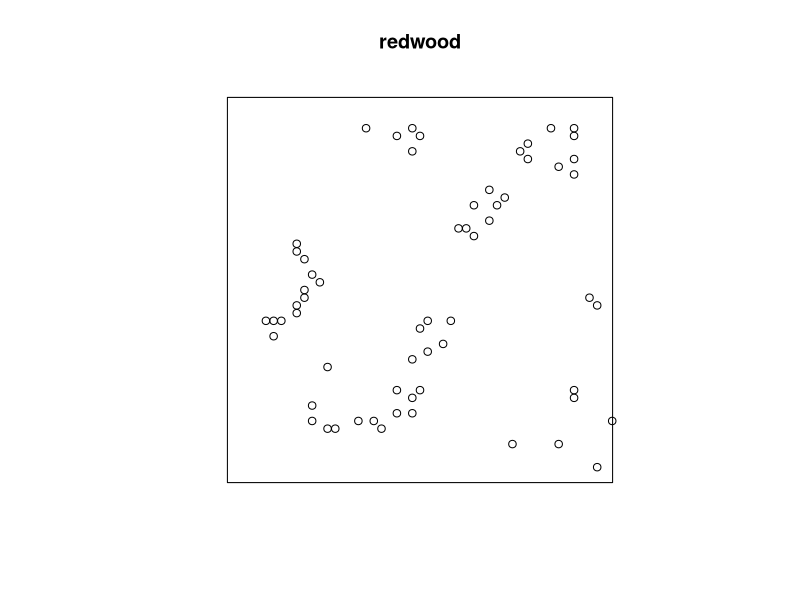
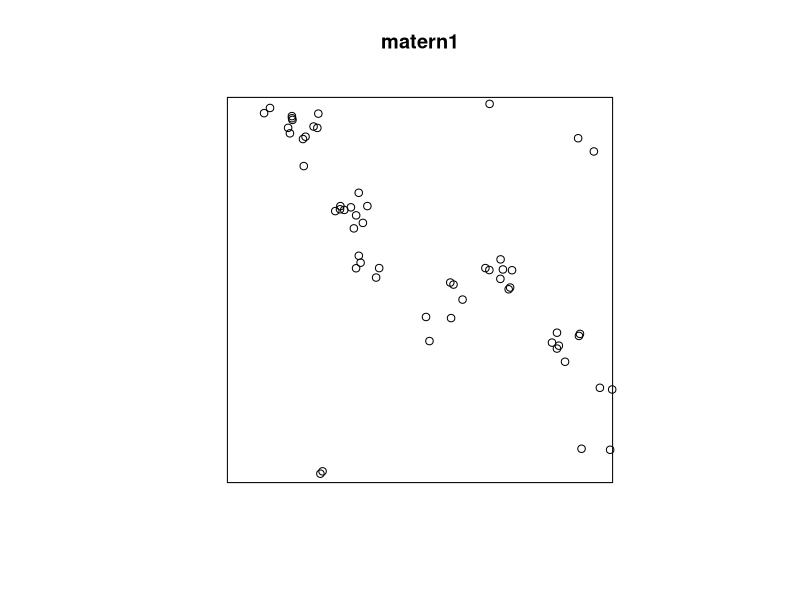
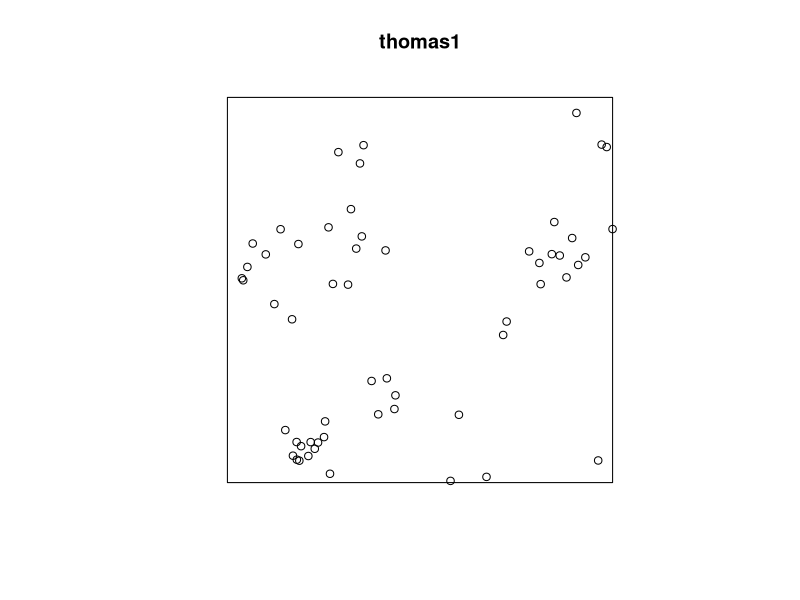
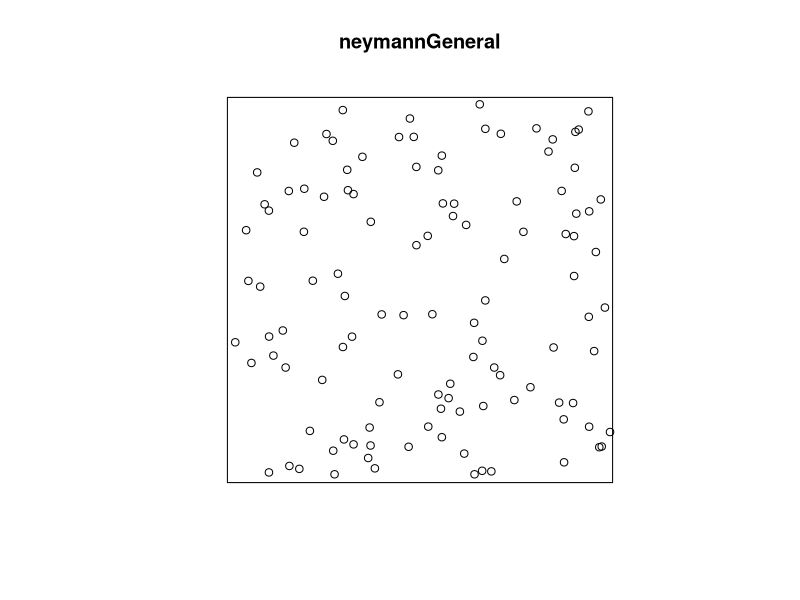
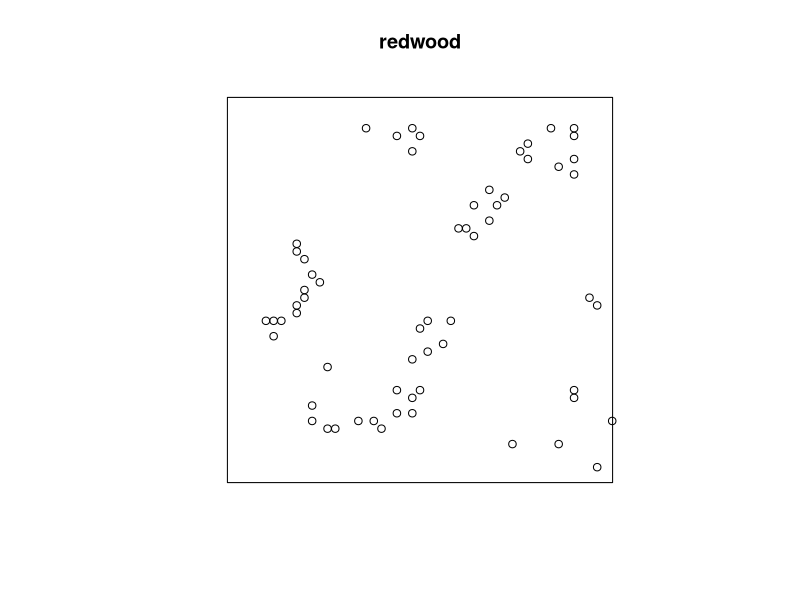
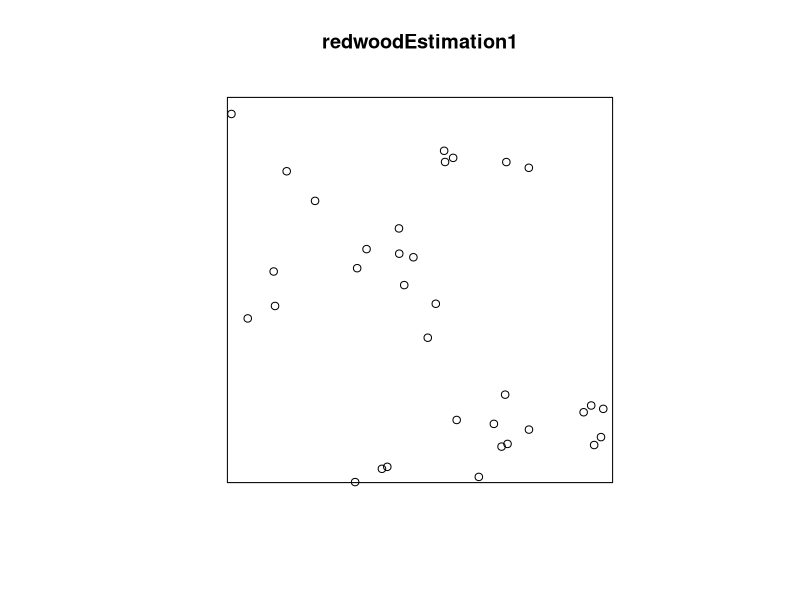
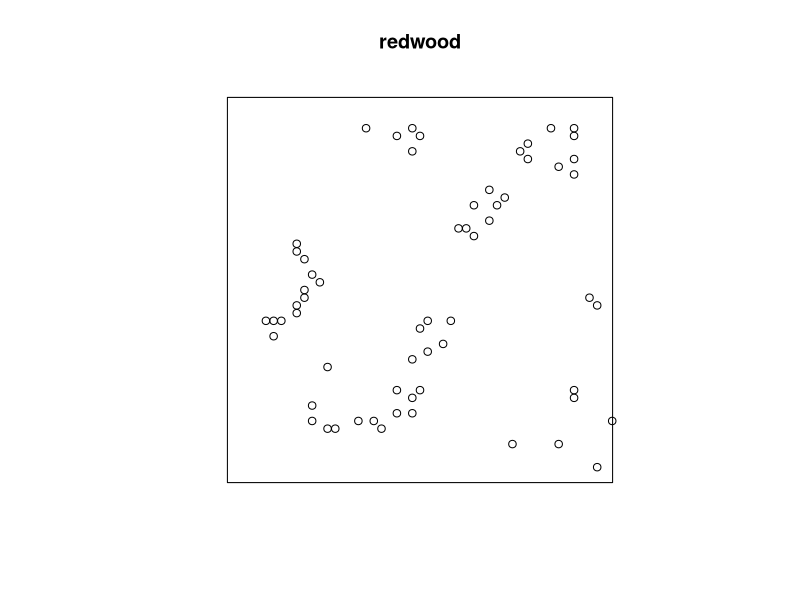
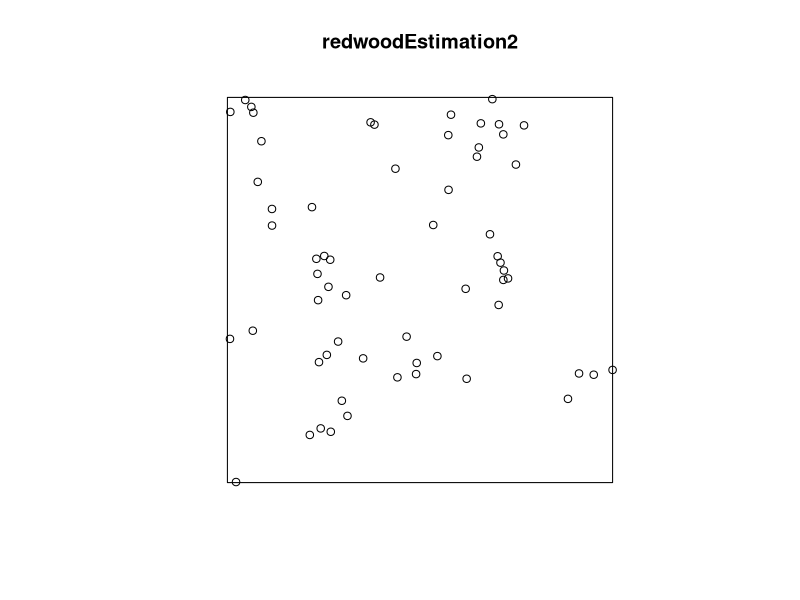

These figures' R source, in order:
library("spatstat")
# (1)
#   Jeg ville gerne bruge en Thomas Process
#   omega giver os større spredning når den selv bliver større
#   Kappa er middel antal earthquakes
#   alpha er middel antal efterrystelser ved et givet earthquake
#
#   vi mangler intensiteten på den homogene center process

# (2)
#   cox: generationer af svampe baseret på hvor deres sporer flyver hen
#   poisson: noget der ikke ændrer sig over tid eller har en tilfældig intensitet lmao

# (4)
#  (a)
plot(redwood)
matern1 <- rMatClust(10, 0.05, 5)
plot(matern1)
thomas1 <- rThomas(10, 0.05, 5)
plot(thomas1)
#  (b)
thin <- function (x, y, r, x0, y0){
  ifelse ((x-x0)^2+(y-y0)^2<r^2, 0, 1)
}
nclust <- function (x0, y0, r1, r2, beta){
  num <- rpois(1, beta)
  xc <- runifdisc(num, r2, centre = c(x0, y0))
  xc <- rthin(xc, thin, r = r1, x0 = x0, y0 = y0)
  return(xc)
}
neymannGeneral <- rNeymanScott(10, 10, nclust, r1 = 0, r2 = 2, beta = 10)
plot(neymannGeneral)

# (5)
#   Se noter

# (6)
#  (a)
model1 <- kppm(redwood, ~1, clusters="Thomas", statistic="pcf")
model1
model1$Fit
#  (b)
redwoodEstimation1 <- rThomas(25.29693932, 0.03968141, 2.450889)
plot(redwood)
plot(redwoodEstimation1)
#  (c)
model2 <- kppm(redwood, ~1, clusters="Thomas", statistic="K")
redwoodEstimation2 <- rThomas(23.54856848, 0.04705148, 2.632856)
plot(redwood)
plot(redwoodEstimation2)
#  (d)
modelMatern <- kppm(redwood, ~1, clusters="MatClust", statistic = "pcf")
redwoodMaternFit <- rMatClust(24.34099863, 0.07873234, 2.547143)
plot(redwood)
plot(redwoodMaternFit)
